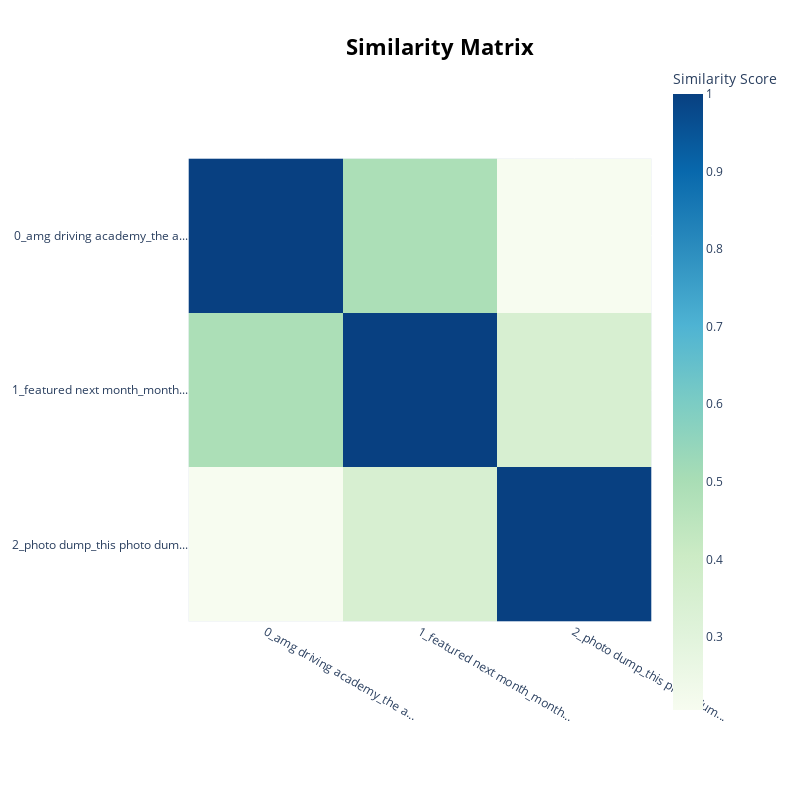

The cell this chart's notebook holds for it:
### Code cell
model.visualize_heatmap()

### Figure 1 — Plotly figure (JSON) as saved in the notebook; plotly's stock layout.template omitted (floating-point values rounded to 4 significant figures)
{"data": [{"coloraxis": "coloraxis", "hovertemplate": "x: %{x}<br>y: %{y}<br>Similarity Score: %{z}<extra></extra>", "name": "0", "type": "heatmap", "x": ["0_amg driving academy_the a...", "1_featured next month_month...", "2_photo dump_this photo dum..."], "xaxis": "x", "y": ["0_amg driving academy_the a...", "1_featured next month_month...", "2_photo dump_this photo dum..."], "yaxis": "y", "z": [[1.0, 0.4913, 0.2058], [0.4913, 1.0, 0.3505], [0.2058, 0.3505, 1.0]]}], "layout": {"coloraxis": {"colorbar": {"title": {"text": "Similarity Score"}}, "colorscale": [[0, "rgb(247,252,240)"], [0.125, "rgb(224,243,219)"], [0.25, "rgb(204,235,197)"], [0.375, "rgb(168,221,181)"], [0.5, "rgb(123,204,196)"], [0.625, "rgb(78,179,211)"], [0.75, "rgb(43,140,190)"], [0.875, "rgb(8,104,172)"], [1, "rgb(8,64,129)"]]}, "height": 800, "hoverlabel": {"bgcolor": "white", "font": {"family": "Rockwell", "size": 16}}, "legend": {"title": {"text": "Trend"}}, "margin": {"t": 60}, "showlegend": true, "title": {"font": {"color": "Black", "size": 22}, "text": "<b>Similarity Matrix</b>", "x": 0.55, "xanchor": "center", "y": 0.95, "yanchor": "top"}, "width": 800, "xaxis": {"anchor": "y", "autorange": true, "constrain": "domain", "domain": [0, 1], "range": [-0.5, 2.5], "scaleanchor": "y", "type": "category"}, "yaxis": {"anchor": "x", "autorange": true, "constrain": "domain", "domain": [0.1492, 0.8508], "range": [2.5, -0.5], "type": "category"}}}
